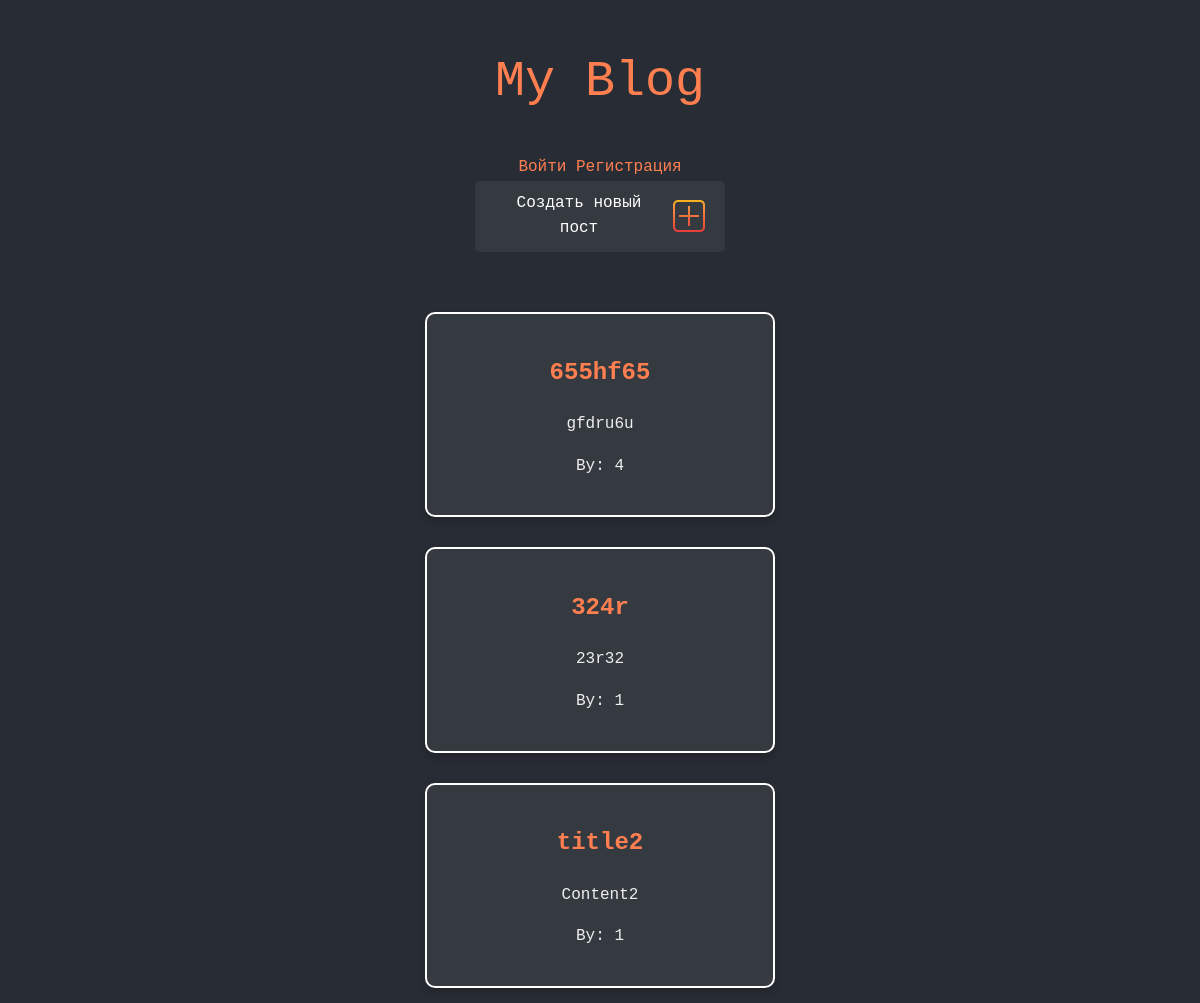
Before: / (upper part) with the older database file.
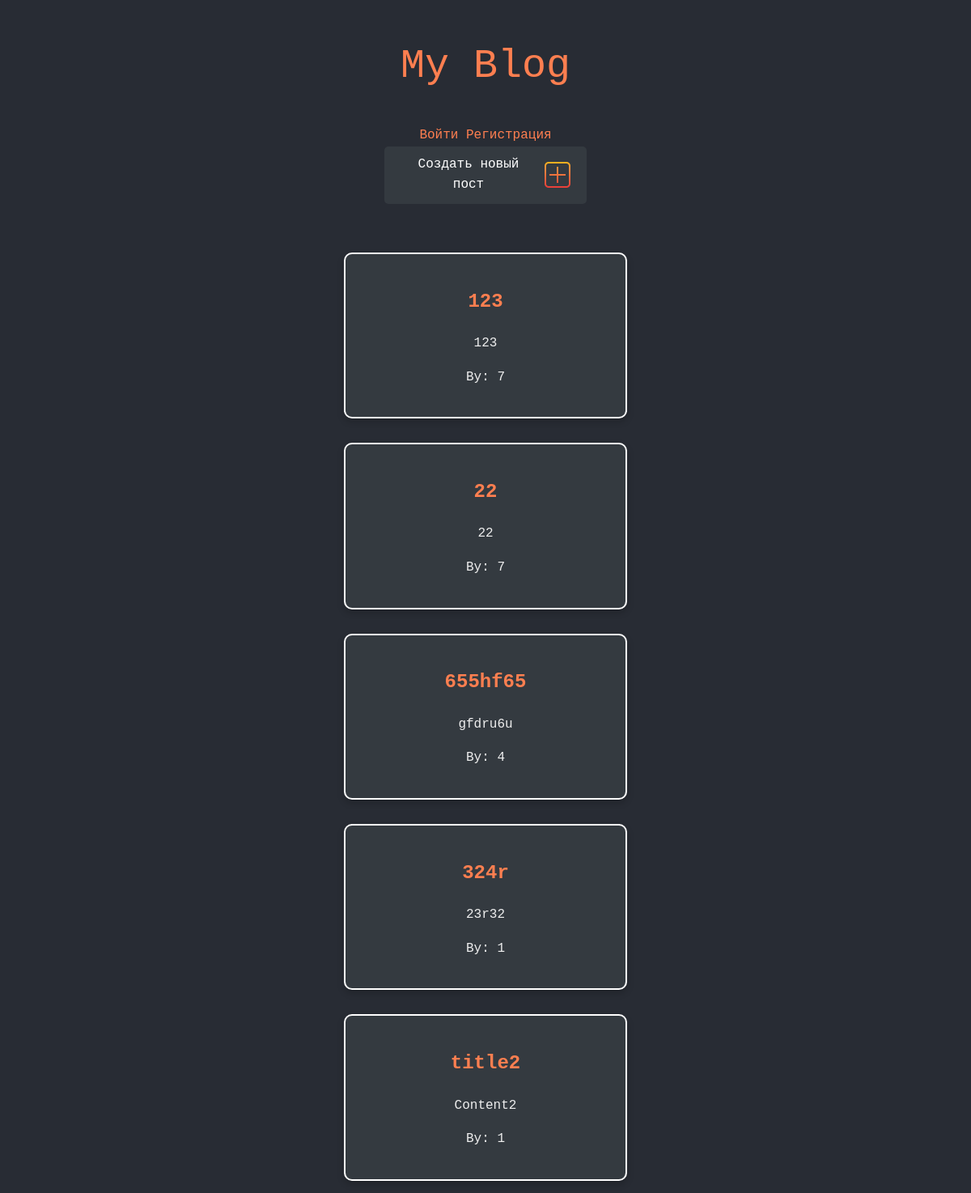
After: the same page with the newer database file.
### tables this page shows
CREATE TABLE posts (
	id INTEGER PRIMARY KEY AUTOINCREMENT,
  	title TEXT NOT NULL,
  	content TEXT NOT NULL
 , author_id INTEGER);

### main.py (the view)
@app.route("/")
def index():
    cursor.execute('SELECT * FROM posts JOIN users ON posts.author_id = users.id')
    result = cursor.fetchall()
    posts = []
    for post in reversed(result):
        posts.append(
            {'id': post[0], 'title': post[1], 'content': post[2], 'author_id': post[3], 'username': post[4]}
        )
    context = {'posts': posts}
    return render_template('blog.html', **context)

### main.py (called while the page is built)
@app.teardown_appcontext
def close_connection(exception):
    close_db()

### templates/blog.html (shortened to what this page needs)
<!DOCTYPE html>
<html lang="en">
  <head>
    <link
      rel="stylesheet"
      href="{{ url_for('static', filename='blog.css') }}"
    />
  </head>
  <body>
    <h1>My Blog</h1>
    {% if not current_user.is_authenticated %}
    <div>
      <a href="/login">Войти</a>
      <a href="/register">Регистрация</a>
    </div>
    {% endif %}
    <a href="/add" class="add button"
      >Создать новый пост
      <img class="icon" src="{{ url_for('static', filename='add.png')}}" alt=""
    /></a>
    <div class="blog">
      {% for post in posts %}
      <div class="card">
        <h2><a href="/post/{{post.id}}">{{ post.title }}</a></h2>
        <p>{{ post.content }}</p>
        <p class="author">By: {{ post.author_id }}</p>
      </div>
      {% endfor %}
    </div>
  </body>
</html>

### static/blog.css (style rules this page uses)
body { font-family: "Courier New", monospace; background-color: #282c34; color: #eee; line-height: 1.6; display: flex; flex-direction: column; align-items: center; }
* { box-sizing: border-box; }
h1 { font-size: 50px; font-weight: 300; color: #ff7f50; text-align: center; }
.card { margin-bottom: 30px; background-color: #343a40; text-align: center; width: 350px; border: 2px solid white; box-shadow: 0 4px 8px rgba(0, 0, 0, 0.2); transition: transform 0.3s ease, background-color 0.3s ease; padding: 20px; border-radius: 10px; }
a { text-decoration: none; color: #ff7f50; }
.add { background-color: #343a40; color: white; padding: 10px 20px; border: none; border-radius: 5px; font-size: 16px; text-align: center; text-decoration: none; display: inline-block; transition: background-color 0.3s, transform 0.3s; display: flex; justify-content: center; align-items: center; width: 250px; gap: 10px; margin-bottom: 50px; border: 2px solid white; }
.icon { width: 32px; }
.button { border: none; }
.blog { padding: 10px; }

Changed rows visible on the page:
added posts: title "123", content "123", author_id "7"
added posts: title "22", content "22", author_id "7"
